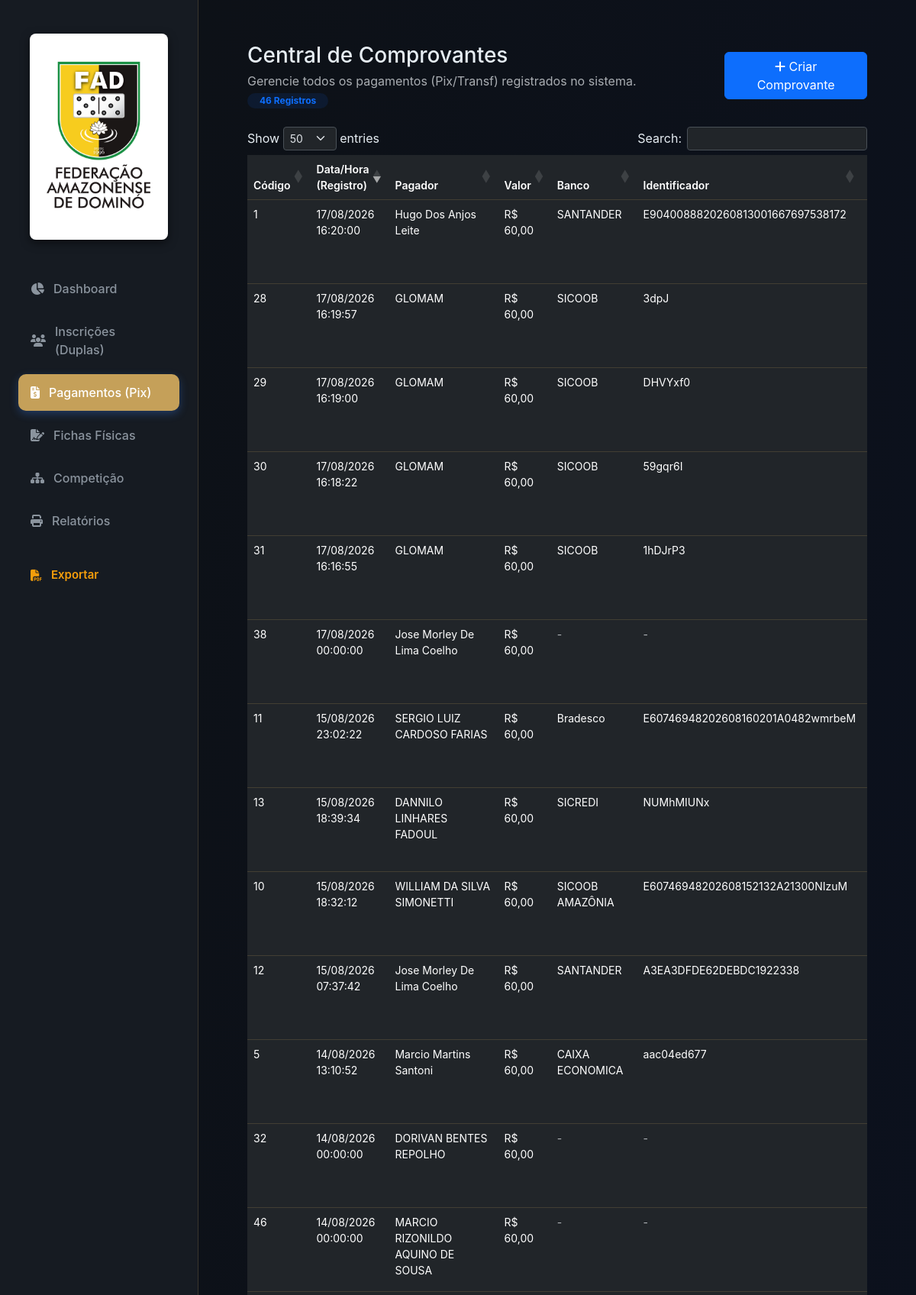
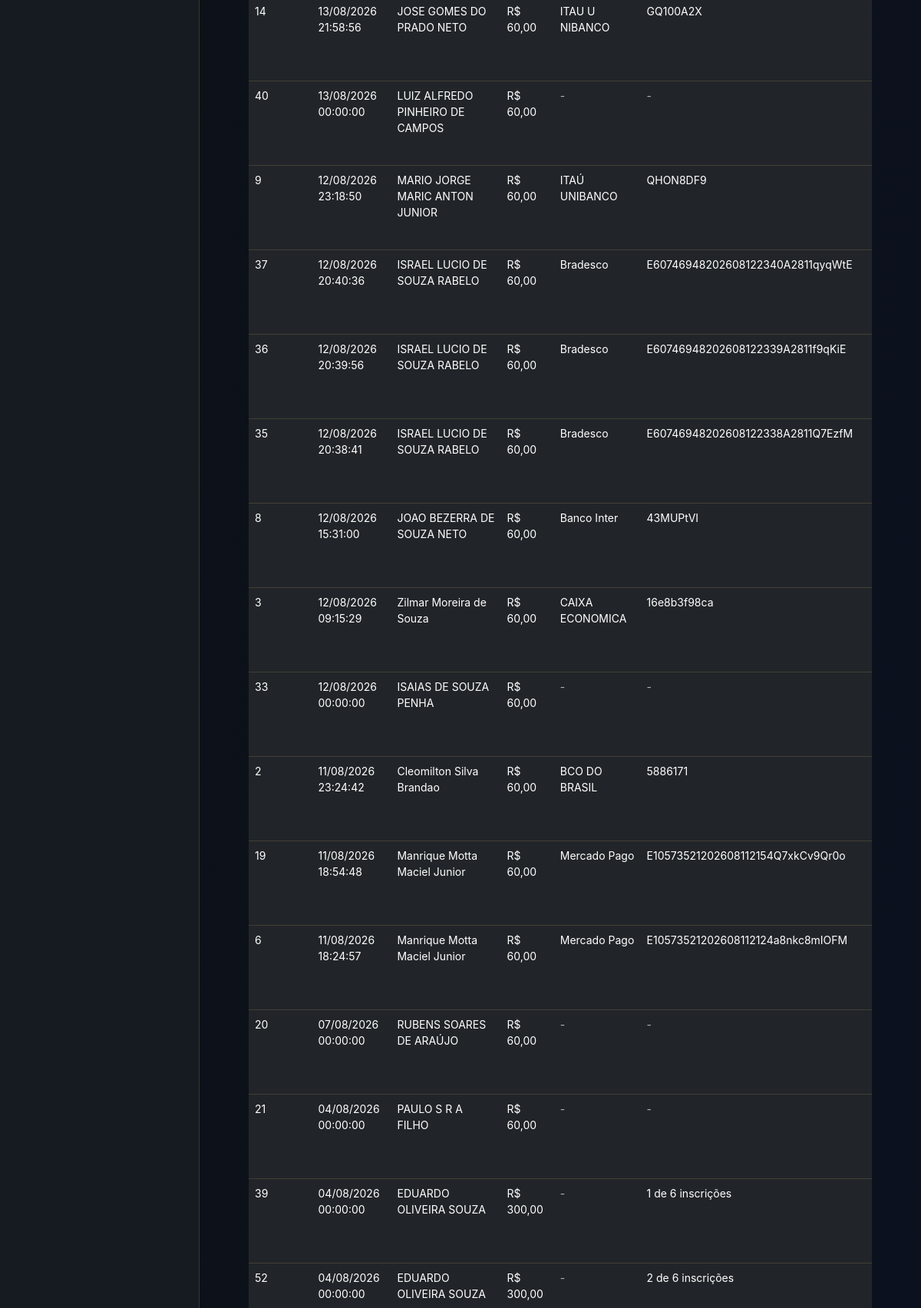
/comprovantes/ (upper part), run on the app's committed database (2 pictures, top to bottom).
### dashboard/models.py (models this page shows)
class Comprovante(models.Model):
    TIPO_CHOICES = [
        ('BANCARIO', 'Comprovante Bancário'),
        ('RECIBO', 'Recibo Sistêmico'),
    ]
    tipo = models.CharField('Tipo de Registro', max_length=20, choices=TIPO_CHOICES, default='BANCARIO')
    arquivo = models.FileField('Arquivo do Comprovante', upload_to=upload_comprovante_path, null=True, blank=True)
    pagador = models.CharField('Nome do Pagador', max_length=300, blank=True, null=True)
    banco = models.CharField('Banco', max_length=200, blank=True, null=True)
    valor = models.DecimalField('Valor Declarado', max_digits=10, decimal_places=2, blank=True, null=True)
    identificador = models.CharField('ID da Transação', max_length=200, blank=True, null=True)
    data_hora = models.DateTimeField('Data e Hora do Pagamento')
    data_upload = models.DateTimeField(auto_now_add=True)

### dashboard/views.py (the view)
# urls.py: path('comprovantes/', views.gestao_comprovantes, name='gestao_comprovantes'),
def gestao_comprovantes(request):
    from .models import Comprovante, Dupla
    comprovantes = Comprovante.objects.all().order_by('-data_hora')
    duplas = Dupla.objects.filter(purgado=False).order_by('id')
    return render(request, 'gestao_comprovantes.html', {'comprovantes': comprovantes, 'duplas': duplas})

### templates/gestao_comprovantes.html (shortened to what this page needs)
{% load static %}
<!DOCTYPE html>
<html lang="pt-BR" data-bs-theme="dark">
<head>
    <link href="https://cdn.jsdelivr.net/npm/bootstrap@5.3.2/dist/css/bootstrap.min.css" rel="stylesheet">
    <link rel="stylesheet" href="https://cdnjs.cloudflare.com/ajax/libs/font-awesome/6.4.0/css/all.min.css">
    <link rel="stylesheet" href="https://cdn.datatables.net/1.13.6/css/dataTables.bootstrap5.min.css">
    <link rel="stylesheet" href="{% static 'css/style.css' %}">
</head>
<body>
<div class="dashboard-container">
    <aside class="sidebar">
        <div class="logo-container" style="margin-bottom: 20px; padding: 20px 15px; text-align: center;">
            <img src="{% static 'img/logo-FAD-com-fundo.jpeg' %}" alt="FAD Logo" style="width: 100%; height: auto; border-radius: 8px; box-shadow: 0 4px 12px rgba(0,0,0,0.5); object-fit: contain;">
        </div>
        <nav class="sidebar-nav">
            <a href="{% url 'index' %}"><i class="fa-solid fa-chart-pie"></i> Dashboard</a>
            <a href="{% url 'gestao' %}"><i class="fa-solid fa-users"></i> Inscrições (Duplas)</a>
            <a href="{% url 'gestao_comprovantes' %}" class="active"><i class="fa-solid fa-file-invoice-dollar"></i> Pagamentos (Pix)</a>
            <a href="{% url 'gestao_fichas' %}"><i class="fa-solid fa-file-signature"></i> Fichas Físicas</a>
            <a href="{% url 'torneio' %}"><i class="fa-solid fa-sitemap"></i> Competição</a>
            <a href="{% url 'relatorios' %}"><i class="fa-solid fa-print"></i> Relatórios</a>
            <button class="export-btn mt-3" onclick="window.print()">
                <i class="fa-solid fa-file-pdf"></i> Exportar
            </button>
        </nav>
    </aside>
    <main class="main-content" style="height: 100vh; overflow-y: auto;">
        <div class="container-fluid px-4 py-4">
            <div class="d-flex justify-content-between align-items-center mb-4">
                <div>
                    <h1 class="h3 mb-1">Central de Comprovantes</h1>
                    <p class="text-muted mb-0 d-inline-block me-2">Gerencie todos os pagamentos (Pix/Transf) registrados no sistema.</p>
                    <span class="badge bg-primary bg-opacity-10 text-primary rounded-pill px-3 py-1">{{ comprovantes|length }} Registros</span>
                </div>
                <div>
                    <button class="btn btn-primary" onclick="abrirCriacaoComprovante()">
                        <i class="fa-solid fa-plus"></i> Criar Comprovante
                    </button>
                </div>
            </div>
            <div class="gestao-card p-0 overflow-hidden">
                <div class="table-responsive">
                    <table class="table gestao-table mb-0" id="comprovantesTable">
                        <thead>
                            <tr>
                                <th>Código</th>
                                <th>Data/Hora (Registro)</th>
                                <th>Pagador</th>
                                <th>Valor</th>
                                <th>Banco</th>
                                <th>Identificador</th>
                                <th>Arquivo</th>
                            </tr>
                        </thead>
                        <tbody>
                            {% for c in comprovantes %}
                            <tr>
                                <td>{{ c.id }}</td>
                                <td data-sort="{% if c.data_hora %}{{ c.data_hora|date:'YmdHis' }}{% else %}00000000000000{% endif %}">
                                    {% if c.data_hora %}{{ c.data_hora|date:"d/m/Y H:i:s" }}{% else %}<span class="text-muted">-</span>{% endif %}
                                </td>
                                <td>{% if c.pagador %}{{ c.pagador }}{% else %}<span class="text-muted">-</span>{% endif %}</td>
                                <td data-sort="{% if c.valor %}{{ c.valor }}{% else %}0{% endif %}">{% if c.valor %}R$ {{ c.valor }}{% else %}<span class="text-muted">-</span>{% endif %}</td>
                                <td>{% if c.banco %}{{ c.banco }}{% else %}<span class="text-muted">-</span>{% endif %}</td>
                                <td>{% if c.identificador %}{{ c.identificador }}{% else %}<span class="text-muted">-</span>{% endif %}</td>
                                <td>
                                </td>
                            </tr>
                            {% endfor %}
                        </tbody>
                    </table>
                </div>
            </div>
        </div>
    </main>
</div>
</body>
</html>

### static/css/style.css (style rules this page uses)
:root { --bg-color: #0d1117; --card-bg: #161b22; --text-primary: #e6edf3; --text-secondary: #8b949e; --accent-color: #c5a059; --accent-hover: #e0bb73; --border-color: rgba(197, 160, 89, 0.2); --success: #2ea043; --warning: #f59e0b; --card-shadow: 0 4px 6px -1px rgba(0, 0, 0, 0.1), 0 2px 4px -1px rgba(0, 0, 0, 0.06); --border-radius: 16px; --transition: all 0.3s ease; }
* { margin: 0; padding: 0; box-sizing: border-box; }
body { font-family: 'Inter', sans-serif; background-color: var(--bg-color); color: var(--text-primary); min-height: 100vh; }
.dashboard-container { display: flex; height: 100vh; overflow: hidden; }
.sidebar { width: 260px; background-color: var(--card-bg); border-right: 1px solid var(--border-color); display: flex; flex-direction: column; padding: 24px; transition: var(--transition); }
.logo-container { display: flex; align-items: center; gap: 12px; margin-bottom: 40px; }
.sidebar-nav { display: flex; flex-direction: column; gap: 8px; flex: 1; }
.sidebar-nav a { display: flex; align-items: center; gap: 12px; text-decoration: none; color: var(--text-secondary); padding: 12px 16px; border-radius: 10px; font-weight: 500; transition: var(--transition); }
.sidebar-nav a.active { background-color: var(--accent-color); color: white; box-shadow: 0 4px 12px rgba(59, 130, 246, 0.3); }
.export-btn { display: flex; align-items: center; gap: 12px; background: transparent; border: none; color: var(--warning); padding: 12px 16px; border-radius: 10px; font-weight: 600; font-size: 15px; cursor: pointer; font-family: inherit; text-align: left; transition: var(--transition); margin-top: 10px; }
.main-content { flex: 1; overflow-y: auto; padding: 32px 40px; background: linear-gradient(to bottom right, var(--bg-color), #0b1120); }
table { width: 100%; border-collapse: collapse; text-align: left; }
th, td { padding: 12px; border-bottom: 1px solid var(--border-color); font-size: 14px; }
th { color: var(--text-secondary); font-weight: 600; background: rgba(0,0,0,0.1); }

### data on the page
Comprovante: id "1", data_hora "17/08/2026 16:20:00", pagador "Hugo Dos Anjos Leite", valor "60,00", banco "SANTANDER", identificador "E9040088820260813001667697538172"
Comprovante: id "28", data_hora "17/08/2026 16:19:57", pagador "GLOMAM", valor "60,00", banco "SICOOB", identificador "3dpJ"
Comprovante: id "29", data_hora "17/08/2026 16:19:00", pagador "GLOMAM", valor "60,00", banco "SICOOB", identificador "DHVYxf0"
Comprovante: id "30", data_hora "17/08/2026 16:18:22", pagador "GLOMAM", valor "60,00", banco "SICOOB", identificador "59gqr6I"
Comprovante: id "31", data_hora "17/08/2026 16:16:55", pagador "GLOMAM", valor "60,00", banco "SICOOB", identificador "1hDJrP3"
Comprovante: id "38", data_hora "17/08/2026 00:00:00", pagador "Jose Morley De Lima Coelho", valor "60,00"
Comprovante: id "11", data_hora "15/08/2026 23:02:22", pagador "SERGIO LUIZ CARDOSO FARIAS", valor "60,00", banco "Bradesco", identificador "E60746948202608160201A0482wmrbeM"
Comprovante: id "13", data_hora "15/08/2026 18:39:34", pagador "DANNILO LINHARES FADOUL", valor "60,00", banco "SICREDI", identificador "NUMhMIUNx"
Comprovante: id "10", data_hora "15/08/2026 18:32:12", pagador "WILLIAM DA SILVA SIMONETTI", valor "60,00", banco "SICOOB AMAZÔNIA", identificador "E60746948202608152132A21300NIzuM"
Comprovante: id "12", data_hora "15/08/2026 07:37:42", pagador "Jose Morley De Lima Coelho", valor "60,00", banco "SANTANDER", identificador "A3EA3DFDE62DEBDC1922338"
Comprovante: id "5", data_hora "14/08/2026 13:10:52", pagador "Marcio Martins Santoni", valor "60,00", banco "CAIXA ECONOMICA", identificador "aac04ed677"
Comprovante: id "32", data_hora "14/08/2026 00:00:00", pagador "DORIVAN BENTES REPOLHO", valor "60,00"
Comprovante: id "46", data_hora "14/08/2026 00:00:00", pagador "MARCIO RIZONILDO AQUINO DE SOUSA", valor "60,00"
Comprovante: id "14", data_hora "13/08/2026 21:58:56", pagador "JOSE GOMES DO PRADO NETO", valor "60,00", banco "ITAU U NIBANCO", identificador "GQ100A2X"
Comprovante: id "40", data_hora "13/08/2026 00:00:00", pagador "LUIZ ALFREDO PINHEIRO DE CAMPOS", valor "60,00"
Comprovante: id "9", data_hora "12/08/2026 23:18:50", pagador "MARIO JORGE MARIC ANTON JUNIOR", valor "60,00", banco "ITAÚ UNIBANCO", identificador "QHON8DF9"
Comprovante: id "37", data_hora "12/08/2026 20:40:36", pagador "ISRAEL LUCIO DE SOUZA RABELO", valor "60,00", banco "Bradesco", identificador "E60746948202608122340A2811qyqWtE"
Comprovante: id "36", data_hora "12/08/2026 20:39:56", pagador "ISRAEL LUCIO DE SOUZA RABELO", valor "60,00", banco "Bradesco", identificador "E60746948202608122339A2811f9qKiE"
Comprovante: id "35", data_hora "12/08/2026 20:38:41", pagador "ISRAEL LUCIO DE SOUZA RABELO", valor "60,00", banco "Bradesco", identificador "E60746948202608122338A2811Q7EzfM"
Comprovante: id "8", data_hora "12/08/2026 15:31:00", pagador "JOAO BEZERRA DE SOUZA NETO", valor "60,00", banco "Banco Inter", identificador "43MUPtVI"
Comprovante: id "3", data_hora "12/08/2026 09:15:29", pagador "Zilmar Moreira de Souza", valor "60,00", banco "CAIXA ECONOMICA", identificador "16e8b3f98ca"
Comprovante: id "33", data_hora "12/08/2026 00:00:00", pagador "ISAIAS DE SOUZA PENHA", valor "60,00"
Comprovante: id "2", data_hora "11/08/2026 23:24:42", pagador "Cleomilton Silva Brandao", valor "60,00", banco "BCO DO BRASIL", identificador "5886171"
Comprovante: id "19", data_hora "11/08/2026 18:54:48", pagador "Manrique Motta Maciel Junior", valor "60,00", banco "Mercado Pago", identificador "E10573521202608112154Q7xkCv9Qr0o"
Comprovante: id "6", data_hora "11/08/2026 18:24:57", pagador "Manrique Motta Maciel Junior", valor "60,00", banco "Mercado Pago", identificador "E10573521202608112124a8nkc8mIOFM"
Comprovante: id "20", data_hora "07/08/2026 00:00:00", pagador "RUBENS SOARES DE ARAÚJO", valor "60,00"
Comprovante: id "21", data_hora "04/08/2026 00:00:00", pagador "PAULO S R A FILHO", valor "60,00"
Comprovante: id "39", data_hora "04/08/2026 00:00:00", pagador "EDUARDO OLIVEIRA SOUZA", valor "300,00", identificador "1 de 6 inscrições"
Comprovante: id "52", data_hora "04/08/2026 00:00:00", pagador "EDUARDO OLIVEIRA SOUZA", valor "300,00", identificador "2 de 6 inscrições"

### other printed values
{{ comprovantes|length }} "46"
